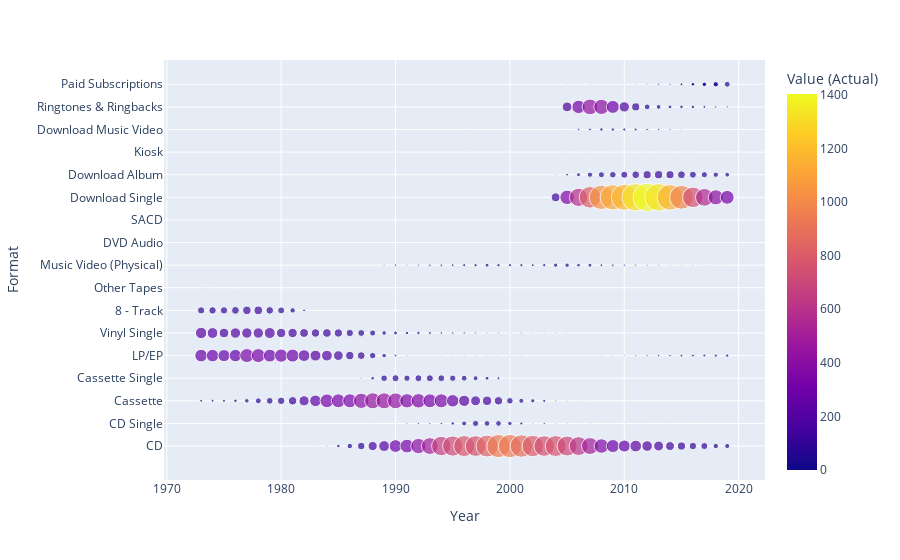
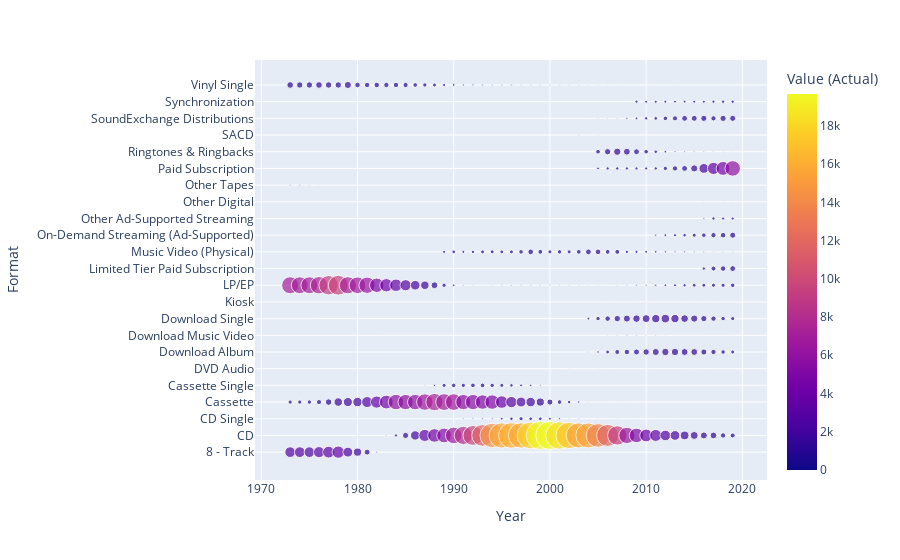

The cell these charts' notebook holds for them, in order:
### Code cell
# So, each plot will give you insight into a different aspect of the sales data: the first one focuses on the number of units sold,
# while the second one focuses on the adjusted value (which likely accounts for inflation or other adjustments)
# The problem we're facing is that we have nearly 30 formats and only about five have had consequential sales.

import plotly.express as px

# Define the metrics
metrics = ['Units', 'Value (Adjusted)']

# Generate scatter plots for each metric
for metric in metrics:
    fig = px.scatter(df[df['Metric'] == metric], x='Year', y='Format', size='Value (Actual)', color='Value (Actual)')
    fig.show()

### Figure 1 — Plotly figure (JSON) as saved in the notebook; plotly's stock layout.template omitted (floating-point values rounded to 4 significant figures; data arrays with more than 128 entries replaced by an {"elided": "..."} marker saying what was removed)
{"data": [{"hovertemplate": "Year=%{x}<br>Format=%{y}<br>Value (Actual)=%{marker.color}<extra></extra>", "legendgroup": "", "marker": {"color": {"elided": "478 float values"}, "coloraxis": "coloraxis", "size": {"elided": "478 float values"}, "sizemode": "area", "sizeref": 3.507, "symbol": "circle"}, "mode": "markers", "name": "", "orientation": "h", "showlegend": false, "type": "scatter", "x": {"elided": "478 int values"}, "xaxis": "x", "y": {"elided": "478 str values"}, "yaxis": "y"}], "layout": {"coloraxis": {"colorbar": {"title": {"text": "Value (Actual)"}}, "colorscale": [[0, "#0d0887"], [0.1111, "#46039f"], [0.2222, "#7201a8"], [0.3333, "#9c179e"], [0.4444, "#bd3786"], [0.5556, "#d8576b"], [0.6667, "#ed7953"], [0.7778, "#fb9f3a"], [0.8889, "#fdca26"], [1, "#f0f921"]]}, "legend": {"itemsizing": "constant", "tracegroupgap": 0}, "margin": {"t": 60}, "xaxis": {"anchor": "y", "domain": [0, 1], "title": {"text": "Year"}}, "yaxis": {"anchor": "x", "domain": [0, 1], "title": {"text": "Format"}}}}

### Figure 2 — Plotly figure (JSON) as saved in the notebook; plotly's stock layout.template omitted (floating-point values rounded to 4 significant figures; data arrays with more than 128 entries replaced by an {"elided": "..."} marker saying what was removed)
{"data": [{"hovertemplate": "Year=%{x}<br>Format=%{y}<br>Value (Actual)=%{marker.color}<extra></extra>", "legendgroup": "", "marker": {"color": {"elided": "436 float values"}, "coloraxis": "coloraxis", "size": {"elided": "436 float values"}, "sizemode": "area", "sizeref": 49.17, "symbol": "circle"}, "mode": "markers", "name": "", "orientation": "h", "showlegend": false, "type": "scatter", "x": {"elided": "436 int values"}, "xaxis": "x", "y": {"elided": "436 str values"}, "yaxis": "y"}], "layout": {"coloraxis": {"colorbar": {"title": {"text": "Value (Actual)"}}, "colorscale": [[0, "#0d0887"], [0.1111, "#46039f"], [0.2222, "#7201a8"], [0.3333, "#9c179e"], [0.4444, "#bd3786"], [0.5556, "#d8576b"], [0.6667, "#ed7953"], [0.7778, "#fb9f3a"], [0.8889, "#fdca26"], [1, "#f0f921"]]}, "legend": {"itemsizing": "constant", "tracegroupgap": 0}, "margin": {"t": 60}, "xaxis": {"anchor": "y", "domain": [0, 1], "title": {"text": "Year"}}, "yaxis": {"anchor": "x", "domain": [0, 1], "title": {"text": "Format"}}}}
